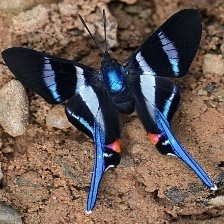
#> input picture butterfly.jpg, 224 x 224 px
$ python qei_monte_carlo_gpu.py
#> lines starting #> are read from the running program, lines starting #| are printed output that depends on the picture

"""
Quantum Erasure Imaging (QEI): Correct Monte Carlo Simulator (GPU-accelerated)
-------------------------------------------------------------------------------
Implements the protocol and estimators as derived in the QEI manuscript:

• Correct joint four-way outcome intensities for HV, D/A, and rotated orthonormal analyzers
• Two-port balanced estimators for T and V_theta
• Phase retrieval (mod pi) from visibility using known amplitude A_theta(T)
• Optional two-step phase retrieval (global phase step δ) for unambiguous φ
• Vectorized per-pixel multinomial sampling:
    - CPU: NumPy with exact multinomial per pixel
    - GPU: CuPy with exact multinomial via sequential binomial decomposition (binomial thinning)

Usage (CLI examples)
--------------------
# CPU, synthetic sample, θ = π/8
python qei_monte_carlo_gpu_updated.py --H 128 --W 128 --ppp 1000 --theta 0.3926990817

# GPU (if CuPy+CUDA available), use hue of a color image as phase, and a grayscale for T
python qei_monte_carlo_gpu_updated.py --gpu --image amplitude.png --phi-mode hue --phi-image phase_color.png

# Two-step phase retrieval with a global step δ=π/3 at θ=π/4 (D/A)
python qei_monte_carlo_gpu_updated.py --ppp 2000 --theta 0.7853981634 --delta 1.0471975512

"""
from __future__ import annotations
import argparse
import numpy as np
import matplotlib.pyplot as plt
from dataclasses import dataclass
from typing import Dict, Optional, Tuple

# ---------------- GPU detection ----------------
try:
    import cupy as cp
    _CUPY_AVAILABLE = True
except Exception:
    cp = None
    _CUPY_AVAILABLE = False

def asnumpy(x):
    if _CUPY_AVAILABLE and isinstance(x, cp.ndarray):
        return cp.asnumpy(x)
    return x

# ---------------- Phase utility functions -----------
# [33 lines left out: function hue_from_rgb, not called in this run]

def phase_from_hue(img_rgb: np.ndarray) -> np.ndarray:
    hue = hue_from_rgb(img_rgb)  # [0,1)
    return 2*np.pi*hue - np.pi   # [-pi, pi)

def phase_from_gray(img_gray: np.ndarray) -> np.ndarray:
    # img_gray in [0,1] -> phase in [-pi,pi)
    return np.pi*(2*img_gray - 1.0)

# [21 lines left out: functions phase_ramp, phase_vortices, phase_zernike_like, not called in this run]

# ---------------- Simulator ----------------
@dataclass
class QEIRunInfo:
    basis: str                 # 'HV', 'DA', or 'ROT'
    theta: Optional[float]     # radians for 'ROT', else None
    photons_per_pixel: int

class QEISimulator:
    """
    Quantum Erasure Imaging Monte Carlo (with GPU acceleration if available).

    Design notes
    ------------
    • Intensities are computed per pixel for the 4 joint outcomes:
        HV  : (D1,H), (D2,H), (D1,V), (D2,V)
        DA  : (D1,D), (D2,D), (D1,A), (D2,A)
        ROT : (D1,e1), (D2,e1), (D1,e2), (D2,e2) with e1/e2 orthonormal at angle θ
    • We sample exact multinomial counts per pixel.
      GPU path uses sequential binomial decomposition (Binomial thinning) which
      yields an exact Multinomial distribution while supporting elementwise p.
    • Two-port balanced estimators:
        T_hat = (n(D1,H)+n(D2,H))/(n(D1,V)+n(D2,V))
        V_DA  = ([D1,D]-[D1,A] - [D2,D]+[D2,A]) / sum_all
        V_ROT = ([D1,e1]-[D1,e2] - [D2,e1]+[D2,e2]) / sum_all
    """
    def __init__(self,
                 image_size: Tuple[int, int] = (128, 128),
                 photons_per_pixel: int = 1000,
                 use_gpu: bool = False,
                 seed: int = 12345):
        self.H, self.W = image_size
        self.photons_per_pixel = int(photons_per_pixel)
        self.use_gpu = bool(use_gpu and _CUPY_AVAILABLE)
        if self.use_gpu:
            cp.random.seed(seed)
        self.rng = np.random.default_rng(seed)
        self.xp = cp if self.use_gpu else np
        self.T = None   # xp.ndarray of shape (H, W)
        self.phi = None # xp.ndarray of shape (H, W)
        self.counts: Dict[str, Dict[str, 'np.ndarray']] = {}

    # --------- sample (T, phi) generation ---------
    def load_sample(self,
                    image_path: Optional[str] = None,
                    phi_mode: str = "smooth",
                    phi_image: Optional[str] = None,
                    T_const: Optional[float] = None,
                    phi_step_thresh: float = 0.5) -> None:
        """
        Load amplitude T and construct phase φ.
        - image_path: grayscale image mapped to T in [0.1,0.9]; defaults to 'butterfly.jpg' in repo.
        - T_const: if provided, override T everywhere with this constant (clipped [0.1,0.9]).
        - phi_mode: 'smooth' (default), 'ramp', 'vortex', 'zernike', 'hue', 'gray', 'step'.
        - phi_image: if provided and phi_mode in {'hue','gray','step'}, file used to drive phase.
        - phi_step_thresh: threshold in [0,1] for 'step' mode.
        """
#> called with image_path = 'butterfly.jpg', phi_mode = 'smooth', phi_step_thresh = 0.5
        H, W = self.H, self.W
        # --- T ---
        if image_path is not None:
            try:
                from PIL import Image
                img = Image.open(image_path).convert('L').resize((W, H))
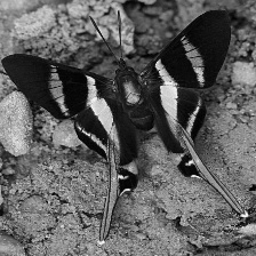
#> img: PIL image 256x256 L; min 0, max 254, mean 95.9
                T = np.asarray(img, dtype=float) / 255.0
                T = np.clip(T, 0.1, 0.9)
            except Exception as e:
                print(f"[load_sample] Could not load amplitude image: {e}. Using synthetic T.")
                T = self._generate_test_T(H, W)
        else:
            T = self._generate_test_T(H, W)
        if T_const is not None:
            T = np.clip(float(T_const), 0.1, 0.99) * np.ones((H,W), float)

        # --- φ ---
        if phi_mode == "smooth":
            y = np.linspace(0, 2*np.pi, H)
            x = np.linspace(0, 2*np.pi, W)
            X, Y = np.meshgrid(x, y)
            phi = 0.5*np.sin(X) + 0.3*np.cos(Y) + 0.2*np.sin(X*Y/10.0)
        elif phi_mode == "ramp":
            phi = phase_ramp(H, W, kx=6*np.pi, ky=4*np.pi)
        elif phi_mode == "vortex":
            phi = phase_vortices(H, W)
        elif phi_mode == "zernike":
            phi = phase_zernike_like(H, W)
        elif phi_mode in ("hue","gray","step"):
            try:
                from PIL import Image
                if phi_mode == "hue":
                    img = np.asarray(Image.open(phi_image).convert('RGB').resize((W,H)), dtype=float)/255.0
                    phi = phase_from_hue(img)
                else:
                    img = np.asarray(Image.open(phi_image).convert('L').resize((W,H)), dtype=float)/255.0
                    if phi_mode == "gray":
                        phi = phase_from_gray(img)
                    else:
                        mask = (img > phi_step_thresh).astype(float)
                        phi = np.pi*(2*mask - 1.0)
            except Exception as e:
                print(f"[load_sample] Could not load phi image: {e}. Falling back to smooth φ.")
                y = np.linspace(0, 2*np.pi, H)
                x = np.linspace(0, 2*np.pi, W)
                X, Y = np.meshgrid(x, y)
                phi = 0.5*np.sin(X) + 0.3*np.cos(Y) + 0.2*np.sin(X*Y/10.0)
        else:
            raise ValueError(f"Unknown phi_mode: {phi_mode}")

        phi = (phi + np.pi) % (2*np.pi) - np.pi

        # Move to xp
        self.T = self.xp.asarray(T)
        self.phi = self.xp.asarray(phi)

    # [7 lines left out: function _generate_test_T, not called in this run]

    # --------- joint intensities (unnormalized) ---------
    def _intensities_HV(self, T):
        # (D1,H), (D2,H), (D1,V), (D2,V)
        return (T/4, T/4, self.xp.ones_like(T)/4, self.xp.ones_like(T)/4)

    # [16 lines left out: functions _intensities_DA, _intensities_ROT, not called in this run]

    # --------- multinomial sampling (CPU/GPU) ---------
    def _normalize_four(self, a,b,c,d, eps=1e-18):
        # returns probabilities p1..p4 that sum to 1 elementwise
        tot = a + b + c + d
        tot = self.xp.where(tot <= 0, eps, tot)
        return a/tot, b/tot, c/tot, d/tot

    def _sample_fourway_cpu(self, M: int, p1, p2, p3, p4):
        """Exact per-pixel multinomial via NumPy (loop across pixels)."""
        H, W = p1.shape
        out = np.zeros((H, W, 4), dtype=np.int32)
        P = np.stack([asnumpy(p1), asnumpy(p2), asnumpy(p3), asnumpy(p4)], axis=-1)
        flat = P.reshape(-1, 4)
        for i in range(flat.shape[0]):
            out.reshape(-1,4)[i,:] = self.rng.multinomial(M, flat[i])
        return out[...,0], out[...,1], out[...,2], out[...,3]

    # [274 lines left out: functions _sample_fourway_gpu, _jones_retarder, _jones_partial_polarizer, _jones_rotated_partial_polarizer, _ico_build_UV, _ico_probabilities and 3 more, not called in this run]

    # --------- acquisition ---------
    def run_acquisition(self, analyzer_angle: Optional[float] = None) -> QEIRunInfo:
        """
        Acquire one run at a given analyzer setting:
            None: H/V basis
            pi/4: D/A basis
            else: rotated orthonormal basis at angle theta=analyzer_angle
        """
        assert self.T is not None and self.phi is not None, "Call load_sample() first."
        M = self.photons_per_pixel

        if analyzer_angle is None:
            basis, theta = 'HV', None
            a,b,c,d = self._intensities_HV(self.T)
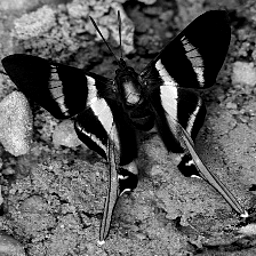
#> a: shape (256, 256) float64; min 0.025, max 0.225, mean 0.0955; drawn with min black and max white
#> c: shape (256, 256) float64; every value is 0.25
            p1,p2,p3,p4 = self._normalize_four(a,b,c,d)
#> in _normalize_four, `tot = a + b + c + d`:
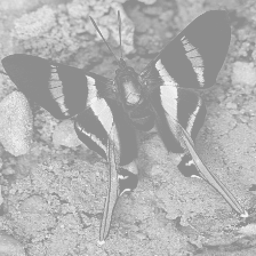
#> tot: shape (256, 256) float64; min 0.55, max 0.95, mean 0.691
#> (the rest of the program and of its run is left out)
